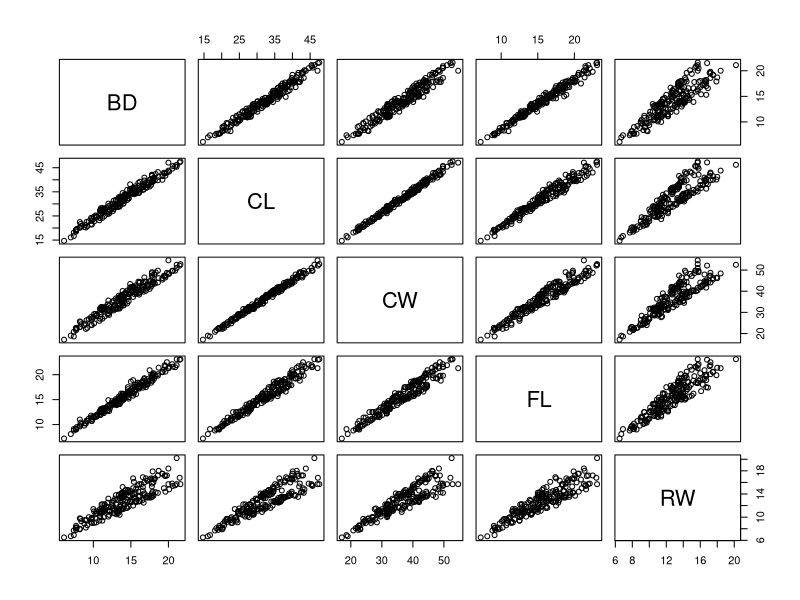
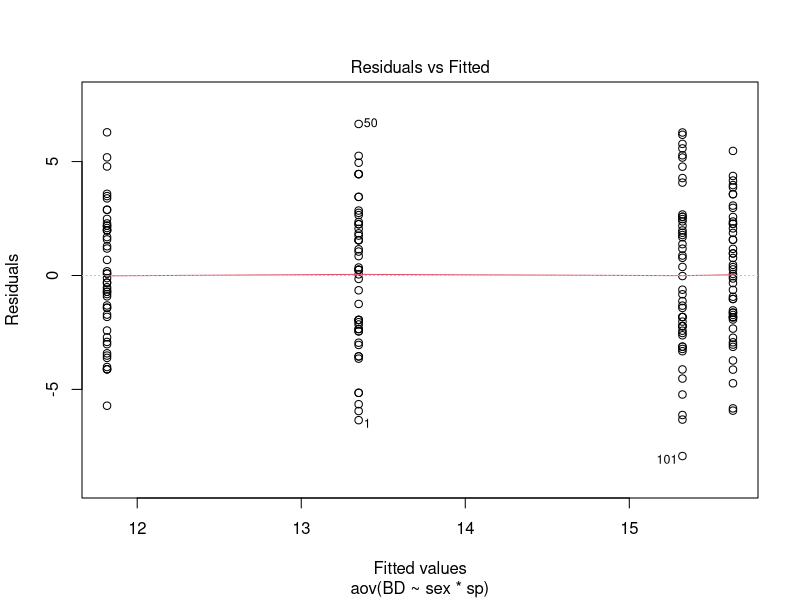
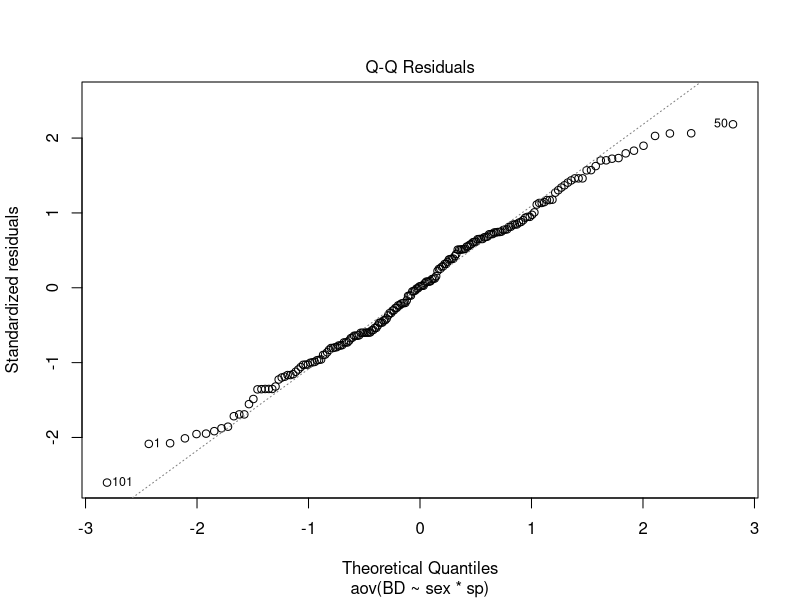
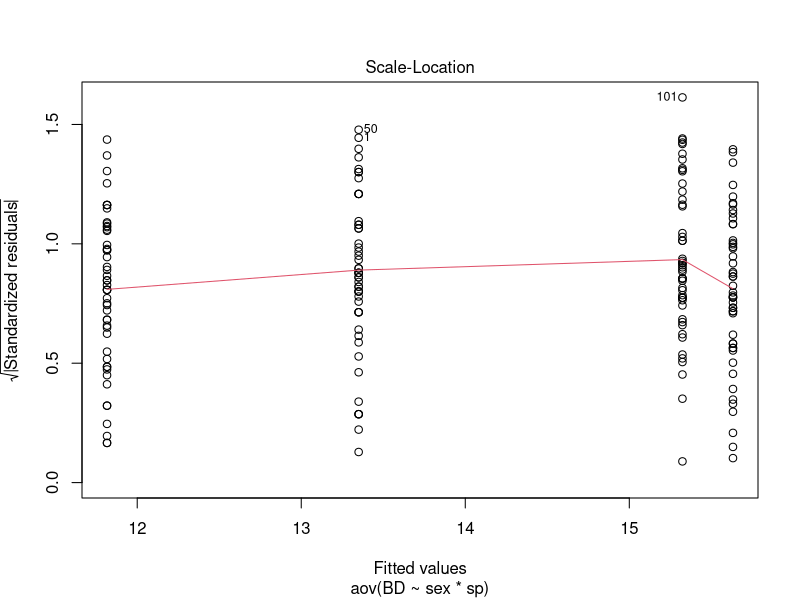
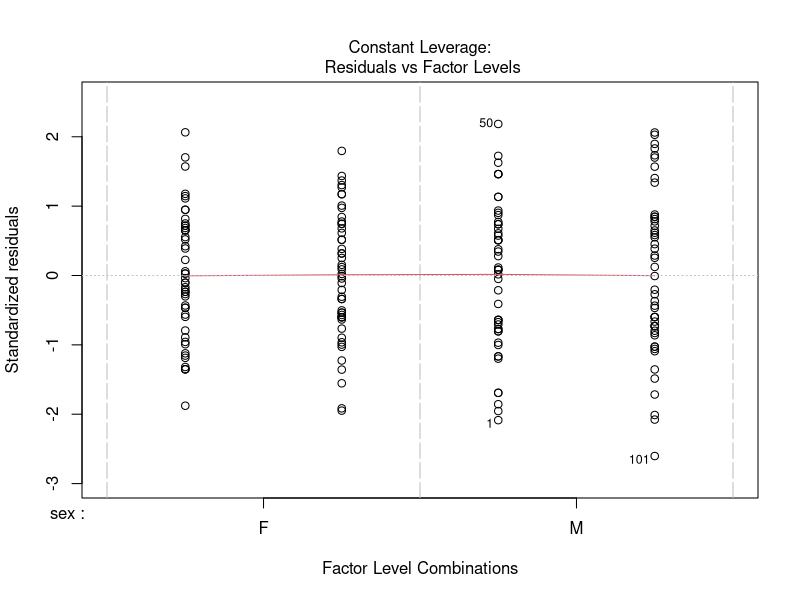
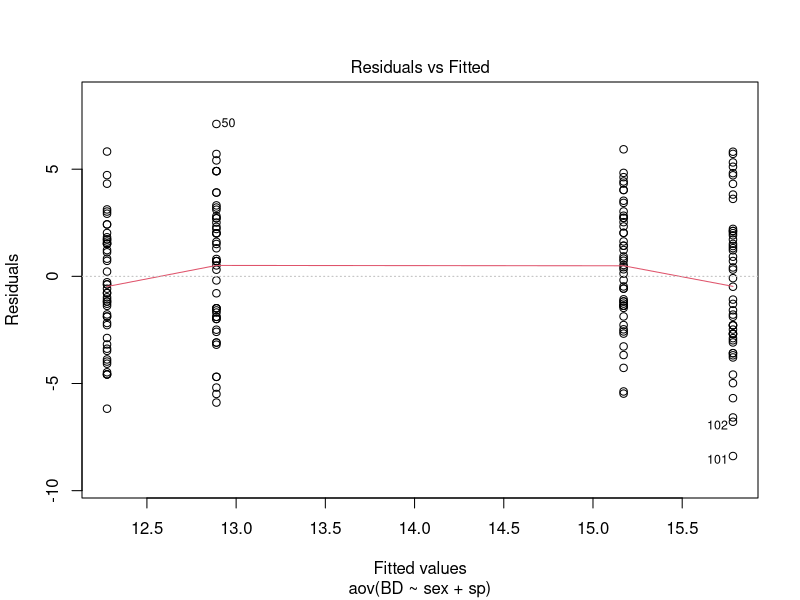
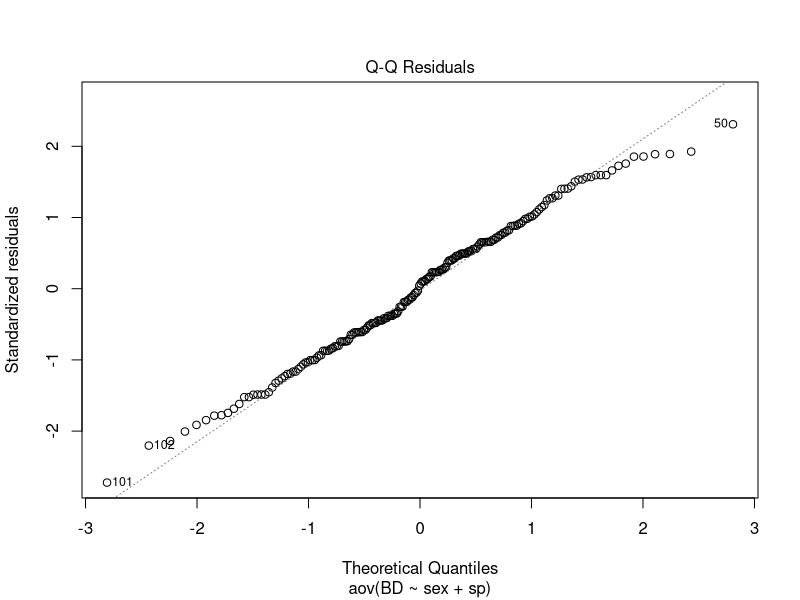
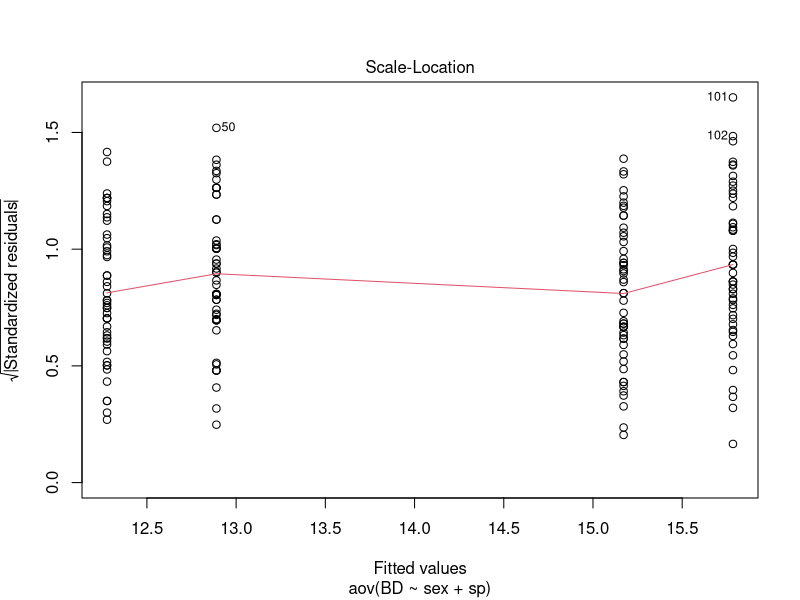

These figures' R source, in order:
## ---- chunk 1
knitr::opts_chunk$set(echo = TRUE)
## ---- chunk 2
help(crabs)
library(MASS)
names(crabs)
dim(crabs)
attach(crabs)
table(sp,sex)
crab_df <- crabs
## ---- chunk 3
str(crab_df$BD)
## ---- chunk 4
is.factor(crab_df$sp)
is.factor(crab_df$sex)
levels(crab_df$sp)
levels(crab_df$sex)
## ---- chunk 5
plot(data.frame(BD,CL,CW,FL,RW))
## ---- chunk 6
cor(cbind(BD,CL,CW,FL,RW))
cat("All the values are closer to 1, which means they are closely related and behave similarly.")
## ---- chunk 7
tapply(BD, sex, mean)
tapply(BD, sp, mean)
## ---- chunk 8
tapply(BD, list(sex,sp), mean)
## ---- chunk 9
mean(BD)
## ---- chunk 10
m2i = aov(BD ~ sex*sp) 
summary(m2i)
coef(m2i)
plot(m2i)
## ---- chunk 11
m2n = aov(BD ~ sex+sp)
summary(m2n)
coef(m2n)
plot(m2n)
## ---- chunk 12
shapiro.test(crab_df$BD)
